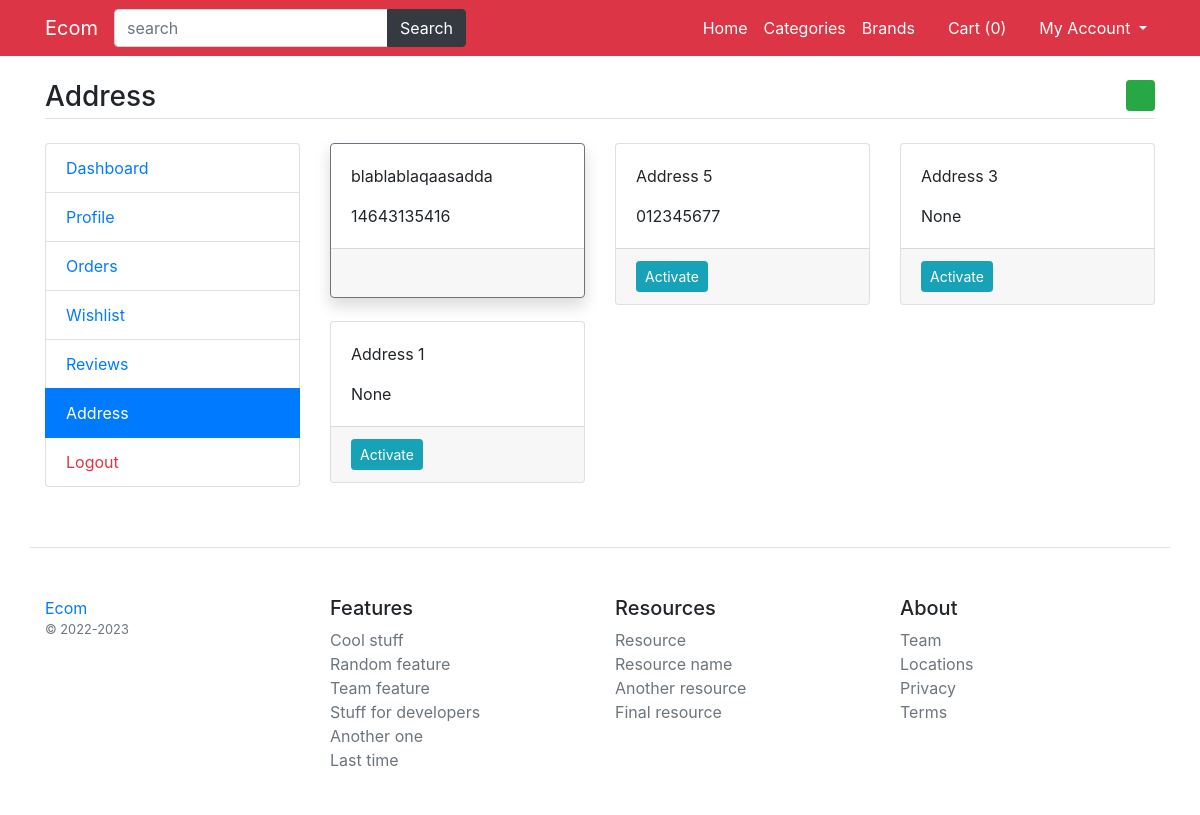
Screenshot of /address (signed in) with the database file from the repository.
### main/models.py (models this page shows)
class Address(models.Model):
    user = models.ForeignKey(User, on_delete=models.CASCADE)
    mobile = models.CharField(max_length=50, null=True)
    address = models.TextField()
    status = models.BooleanField(default=False)
    class Meta:
        verbose_name_plural = 'Address'

### main/views.py (the view)
# urls.py: path('address', views.address, name="address"),
def address(request):
    address = Address.objects.filter(user=request.user).order_by('-id')
    return render(request, 'user/address.html', {'address': address})

### main/template_context.py (called while the page is built)
def get_filters(request):
    cats = Product.objects.distinct().values('category__title', 'category__id')
    brands = Product.objects.distinct().values('brand__title', 'brand__id')
    colors = ProductAttribute.objects.distinct().values('color__title', 'color__id', 'color__color_code')
    sizes = ProductAttribute.objects.distinct().values('size__title', 'size__id')
    minMaxPrice = ProductAttribute.objects.aggregate(Min('price'), Max('price'))
    data = {
        'cats': cats,
        'brands': brands,
        'colors': colors,
        'sizes': sizes,
        'minMaxPrice': minMaxPrice,
    }
    return data

### main/templates/user/address.html (shortened to what this page needs)
{% extends 'base.html' %}
{% load static %}
{% block content %}
<main class="container my-4">
	<h3 class="my-4 border-bottom pb-1">Address <a href="{% url 'save-address' %}" class="float-right btn btn-sm btn-success"><i class="fa fa-plus"></i></a></h3>
	<div class="row">
		<div class="col-md-3">
			{% include 'user/user-sidebar.html' %}
		</div>
		<div class="col-md-9">
            <div class="row">
				{% for add in address %}
				<div class="col-md-4">
					<div class="card mb-3 {% if add.status %} border-secondary shadow {% endif %} address{{add.id}} address">
						<div class="card-body">
							<p class="card-text">{{add.address}}</p>
							<p class="card-text">{{add.mobile}}</p>
						</div>
						{% if add.status %}
						<div class="card-footer">
							<i class="fa fa-check-circle text-success check{{add.id}} check"></i>
							<a href="{% url 'update-address' add.id %}" class="float-right"><i class="fa fa-edit"></i></a>
						</div>
						{% else %}
						<div class="card-footer footer{{add.id}}">
							<button data-address="{{add.id}}" class="btn btn-sm btn-info activate-address btn{{add.id}} actbtn">Activate</button>
							<a href="{% url 'update-address' add.id %}" class="float-right"><i class="fa fa-edit"></i></a>
						</div>
						{% endif %}
					</div>
				</div>
				{% endfor %}
				</div>
			</div>
	    </div>
</main>
{% endblock %}

### rows the page displays
Address: address "blablablaqaasadda", mobile "14643135416"
Address: address "Address 5", mobile "012345677"
Address: address "Address 3", mobile "None"
Address: address "Address 1", mobile "None"

### other values shown
{{ request.session.cartdata|length }} "0"
